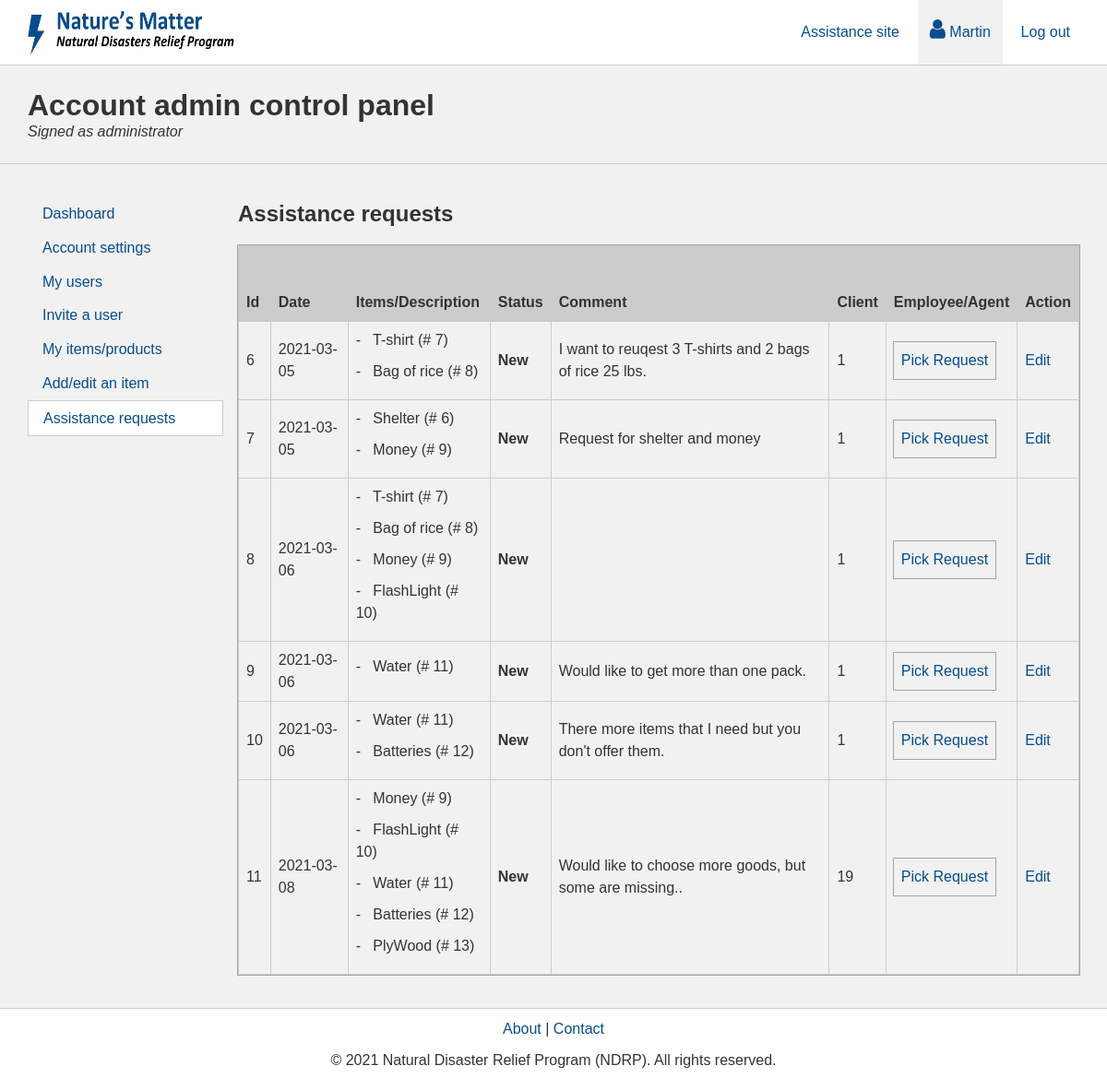
The page /admin/assistance/assistance-requests.php (signed in) on the database its author committed.
### tables this page shows
CREATE TABLE `assistance_request` (
  `ass_req_id` int(11) NOT NULL,
  `ass_req_date` date NOT NULL,
  `ass_req_status_id` tinyint(4) NOT NULL,
  `ass_req_comment` varchar(700) NOT NULL,
  `cli_id` int(11) NOT NULL,
  `emp_id` int(11) DEFAULT NULL
);

CREATE TABLE `assistance_request_product` (
  `ass_req_id` int(11) NOT NULL,
  `prod_id` int(11) NOT NULL
);

CREATE TABLE `product` (
  `prod_id` int(11) NOT NULL,
  `prod_name` varchar(160) NOT NULL,
  `prod_desc` varchar(700) NOT NULL,
  `prod_type_id` tinyint(4) NOT NULL,
  `prod_status_id` tinyint(4) NOT NULL,
  `prod_price` decimal(6,2) NOT NULL,
  `prod_date` date NOT NULL,
  `cat_id` int(11) NOT NULL,
  `emp_id` int(11) NOT NULL
);

### business/assistance-request.php (called while the page is built)
<?php
class AssistanceRequest{
	private $id;
    private $date;
    private $statusId;
    private $comment;
    private $product;
    private $client;
    private $employee;
    function __construct() {
        $this->id = null;
        $this->date = null;
        $this->statusId = null;
        $this->comment = "";
        $this->product = [];
        $this->client = null;
        $this->employee = null;
    }
    public function setId($id) {
        $this->id = $id;
    }
    public function getId() {
        return $this->id;
    }
    public function setDate($date) {
        $this->date = $date;
    }
    public function getDate() {
        return $this->date;
    }
    public function setStatusId($statusId) {
        $this->statusId = $statusId;
    }
    public function getStatusId() {
        return $this->statusId;
    }
    public function setComment($comment) {
        $this->comment = $comment;
    }
    public function getComment() {
        return $this->comment;
    }
    public function setProduct($product) {
        $this->product[] = $product;
    }
    public function getProducts() {
        return $this->product;
    }
    public function setClient($client) {
        $this->client = $client;
    }
    public function getClient() {
        return $this->client;
    }
    public function setEmployee($employee) {
        $this->employee = $employee;
    }
    public function getEmployee() {
        return $this->employee;
    }
} ?>

### data/assistance-request-db.php (called while the page is built, shortened)
<?php
class AssistanceRequestDB{
    public static function selectAssistanceRequests() {
        $reqs = [];
        $pdo = DbConnect::getConnection();
        $sql = "SELECT * FROM assistance_request WHERE 1";
        $stmt = $pdo->prepare($sql);
        if ($stmt->execute()) {
            $reqData = $stmt->fetchAll();
            if (count($reqData) > 0) {
                foreach ($reqData as $v) {
                    $req = new AssistanceRequest();
                    $req->setId($v["ass_req_id"]);
                    $req->setDate($v["ass_req_date"]);
                    $req->setStatusId($v["ass_req_status_id"]);
                    $req->setComment($v["ass_req_comment"]);
                    $client = new Client();
                    $client->setId($v["cli_id"]);
                    $req->setClient($client);
                    $emp = new Employee();
                    $emp->setId($v["emp_id"]);
                    $req->setEmployee($emp);
                    $sql = "SELECT * FROM assistance_request_product AS arp
                        INNER JOIN product AS p ON arp.prod_id = p.prod_id
                        WHERE arp.ass_req_id=?";
                    $stmt = $pdo->prepare($sql);
                    if ($stmt->execute([$v["ass_req_id"]])) {
                        $prodData = $stmt->fetchAll();
                        if (count($prodData) > 0) {
                            foreach ($prodData as $val) {
                                $product = new Product();
                                $product->setId($val["prod_id"]);
                                $product->setName($val["prod_name"]);
                                $product->setDesc($val["prod_desc"]);
                                $product->setTypeId($val["prod_type_id"]);
                                $product->setStatusId($val["prod_status_id"]);
                                $product->setPrice($val["prod_price"]);
                                $product->setDate($val["prod_date"]);
                                $product->setCatId($val["cat_id"]);
                                $product->setEmpId($val["emp_id"]);
                                $req->setProduct($product);
                            }
                        }
                    }
                    $reqs[$v["ass_req_id"]] = $req;
                }
            }
        }
        return $reqs;
    }
} ?>

### controller/assistance-request-controller.php (called while the page is built, shortened)
<?php
include App::FULL_DIR."/business/user.php";
include App::FULL_DIR."/data/user-db.php";
include App::FULL_DIR."/business/product.php";
include App::FULL_DIR."/data/product-db.php";
include App::FULL_DIR."/business/assistance-request.php";
include App::FULL_DIR."/data/assistance-request-db.php";
class AssistanceRequestController{
	public static function setContent(){
		$uriParts = pathinfo($_SERVER["REQUEST_URI"]);
		if ($uriParts['filename'] == "add-assistance-request"){
			App::$aside = "Add";
			$filter = "prod_status_id = ?";
			$param = [ProductDB::selectStatus("Active")];
			self::$products = ProductDB::selectProducts($filter, $param);
		} else if ($uriParts['filename'] == "my-assistance-requests"){
			App::$aside = "View";
			self::$statuses = AssistanceRequestDB::selectStatuses();
			self::$assReqs = AssistanceRequestDB::selectAssistanceRequests();
		} else if ($uriParts['filename'] == "assistance-requests"){
			self::$assReqs = AssistanceRequestDB::selectAssistanceRequests();
		}
	}
	public static function execRequest(){
		self::setContent();
	}
}
AssistanceRequestController::execRequest();
?>

### business/product.php (called while the page is built, shortened)
<?php
class Product{
	private $id;
    private $name;
    function __construct() {
        $this->id = null;
        $this->name = "";
    }
    public function setId($id) {
        $this->id = $id;
    }
    public function getId() {
        return $this->id;
    }
    public function setName($name) {
        $this->name = $name;
    }
    public function getName() {
        return $this->name;
    }
} ?>

### business/user.php (called while the page is built, shortened)
<?php
class User{
	protected $id;
    function __construct() {
        $this->id = 0;
    }
    public function setId($id) {
        $this->id = $id;
    }
    public function getId() {
        return $this->id;
    }
} ?>

### admin/assistance/assistance-requests.php (the view, shortened to what this page needs)
<?php
include App::FULL_DIR."/controller/assistance-request-controller.php";
include App::FULL_DIR."/admin/include/header.php"
?>
<main>
    <section class="admin-content">
        <section id="admin-aside">
        	<?php include App::FULL_DIR."/admin/include/side-bar.php" ?>
        </section>
        <section id="admin-content-area">
        	<h1>Assistance requests</h1>
            <table>
                <tr>
                    <th colspan="9">&nbsp;</th>
                </tr>
                <tr>
                  <th>Id</th>
                  <th>Date</th>
                  <th colspan="2">Items/Description</th>
                  <th>Status</th>
                  <th>Comment</th>
                  <th>Client</th>
                  <th>Employee/Agent</th>
                  <th colspan="2">Action</th>
                </tr>
                <?php if ( count(AssistanceRequestController::$assReqs) > 0) {
                    foreach (AssistanceRequestController::$assReqs as $k => $v){ ?>
                      <tr>
                        <td><?php echo AssistanceRequestController::$assReqs[$k]->getId(); ?></td>
                        <td><?php echo AssistanceRequestController::$assReqs[$k]->getDate(); ?></td>
                        <td colspan="2">
                          <ul>
                            <?php $i = 0;
                              $products = AssistanceRequestController::$assReqs[$k]->getProducts();
                              foreach ($products as $val){ $i++ ?>
                               <li>
                                <p>- &nbsp; <?php echo $val->getName()." (# ".$val->getId().") "; ?></p>
                              </li>
                            <?php } ?>
                          </ul>
                        </td>
                        <td>
                          <strong>
                            <?php echo AssistanceRequestController::$statuses[AssistanceRequestController::$assReqs[$k]->getStatusId()]; ?>
                          </strong>
                        </td>
                        <td><?php echo AssistanceRequestController::$assReqs[$k]->getComment(); ?></td>
                        <td><?php echo AssistanceRequestController::$assReqs[$k]->getClient()->getId(); ?></td>
                        <td>
                          <?php
                              if (AssistanceRequestController::$assReqs[$k]->getEmployee()->getId() === null ){ ?>
                                  <a class="pick-req" href="#">Pick Request</a>
                              <?php } else {
                                  echo AssistanceRequestController::$assReqs[$k]->getEmployee()->getId();
                              }
                           ?>
                        </td>
                        <td>
                          <a href="">Edit</a>
                        </td>
                        </tr>
                    <?php } ?>
                <?php }else{ ?>
                    <tr>
                      <td colspan="9">There are no assistance request yet.</td>
                    </tr>
                <?php } ?>
            </table>
        </section><br>
    </section>
</main>
<?php include App::FULL_DIR."/include/footer.php" ?>

### css/global.css (style rules this page uses)
html, body, div, span, applet, object, iframe, h1, h2, h3, h4, h5, h6, p, blockquote, pre, a, abbr, acronym, address, big, cite, code, del, dfn, em, img, ins, kbd, q, s, samp, small, strike, strong, sub, sup, tt, var, b, u, i, center, dl, dt, dd, ol, ul, li, fieldset, form, label, legend, table, caption, tbody, tfoot, thead, tr, th, td, article, aside, canvas, details, embed, figure, figcaption, footer, header, hgroup, menu, nav, output, ruby, section, summary, time, mark, audio, video { margin: 0; padding: 0; border: 0; font-size: 100%; font: inherit; vertical-align: baseline; }
article, aside, details, figcaption, figure, footer, header, hgroup, menu, nav, section { display: block; }
body { line-height: 1; }
ol, ul { list-style: none; }
table { border-collapse: collapse; border-spacing: 0; }
a { text-decoration: none; }
*, *:before, *:after { box-sizing: border-box; }
body { font-family: Arial, Helvetica, sans-serif; font-size: 1em; line-height: 1.5; color: #333333; background-color: #FFFFFF; }
h1 { font-size: 1.5em; font-weight: bold; margin: 0 0 0.7em 0; }
p { margin: 0 0 10px 0; }
strong { font-weight: bold; }
a:link, a:visited, a:hover, a:active { color: #074D8D; text-decoration: none; }
#admin-aside, #acc-aside { float: left; width: 20%; padding-right: 1em; }
#admin-content-area, #acc-content-area { float: left; width: 80%; }
main { background-color: #f1f1f1; border-top: 1px solid #ccc; border-bottom: 1px solid #ccc; padding: 20px 0; }
.main-content, .admin-content, .acc-content { width: 1140px; margin: 0 auto; padding: 1em 0; }
table { outline: 1px solid #A3A3A3; border-collapse: collapse; width: 100%; }
th { background: #ccc; font-weight: bold; }
th, td { border: 1px solid #ccc; text-align: left; padding: .5em; vertical-align: middle; }
table tr td .pick-req { display: inline-block; outline: 1px solid #A3A3A3; padding: .5em; }

### rows shown on the page
assistance_request: ass_req_id "6", ass_req_date "2021-03-05", ass_req_status "New", ass_req_comment "I want to reuqest 3 T-shirts and 2 bags of rice 25 lbs.", cli "1"
assistance_request_product: prod.prod_name "T-shirt", prod.prod_id "7"
assistance_request_product: prod.prod_name "Bag of rice", prod.prod_id "8"
assistance_request: ass_req_id "7", ass_req_date "2021-03-05", ass_req_status "New", ass_req_comment "Request for shelter and money", cli "1"
assistance_request_product: prod.prod_name "Shelter", prod.prod_id "6"
assistance_request_product: prod.prod_name "Money", prod.prod_id "9"
assistance_request: ass_req_id "8", ass_req_date "2021-03-06", ass_req_status "New", cli "1"
assistance_request_product: prod.prod_name "T-shirt", prod.prod_id "7"
assistance_request_product: prod.prod_name "Bag of rice", prod.prod_id "8"
assistance_request_product: prod.prod_name "Money", prod.prod_id "9"
assistance_request_product: prod.prod_name "FlashLight", prod.prod_id "10"
assistance_request: ass_req_id "9", ass_req_date "2021-03-06", ass_req_status "New", ass_req_comment "Would like to get more than one pack.", cli "1"
assistance_request_product: prod.prod_name "Water", prod.prod_id "11"
assistance_request: ass_req_id "10", ass_req_date "2021-03-06", ass_req_status "New", ass_req_comment "There more items that I need but you don't offer them.", cli "1"
assistance_request_product: prod.prod_name "Water", prod.prod_id "11"
assistance_request_product: prod.prod_name "Batteries", prod.prod_id "12"
assistance_request: ass_req_id "11", ass_req_date "2021-03-08", ass_req_status "New", ass_req_comment "Would like to choose more goods, but some are missing..", cli "19"
assistance_request_product: prod.prod_name "Money", prod.prod_id "9"
assistance_request_product: prod.prod_name "FlashLight", prod.prod_id "10"
assistance_request_product: prod.prod_name "Water", prod.prod_id "11"
assistance_request_product: prod.prod_name "Batteries", prod.prod_id "12"
assistance_request_product: prod.prod_name "PlyWood", prod.prod_id "13"

### other values the page prints
$_SESSION['user']['firstName'] "Martin"
